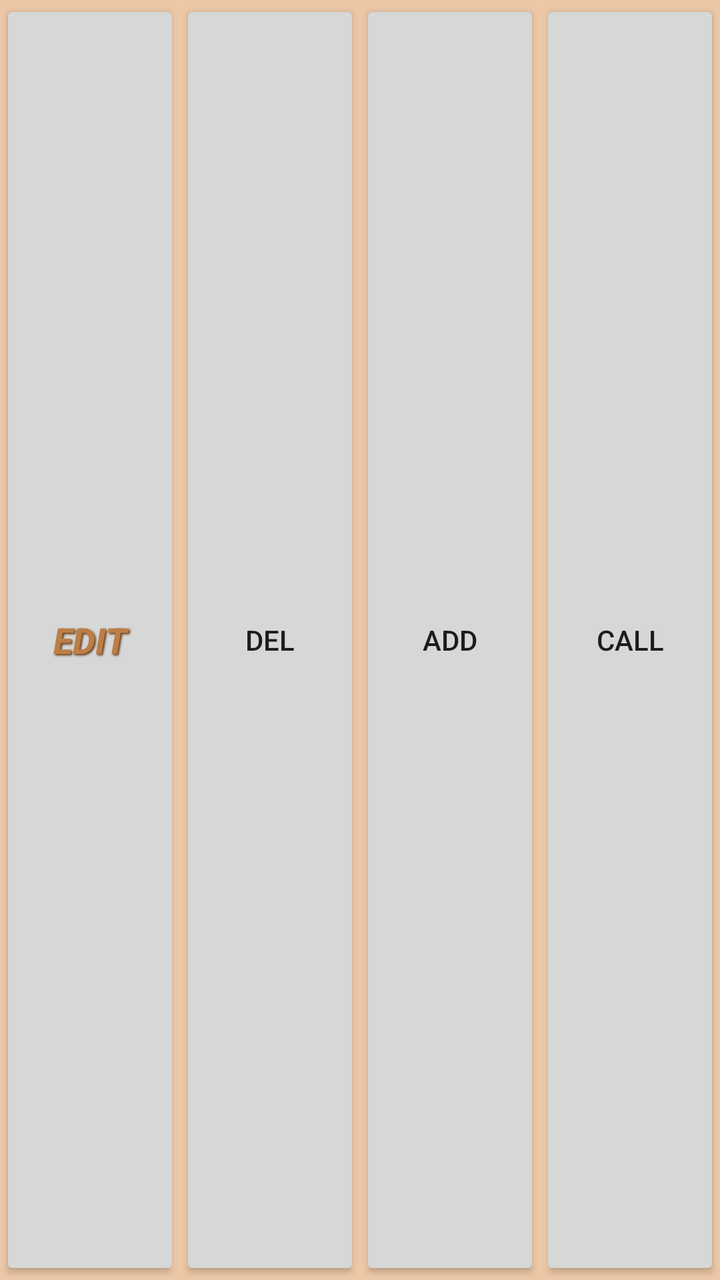
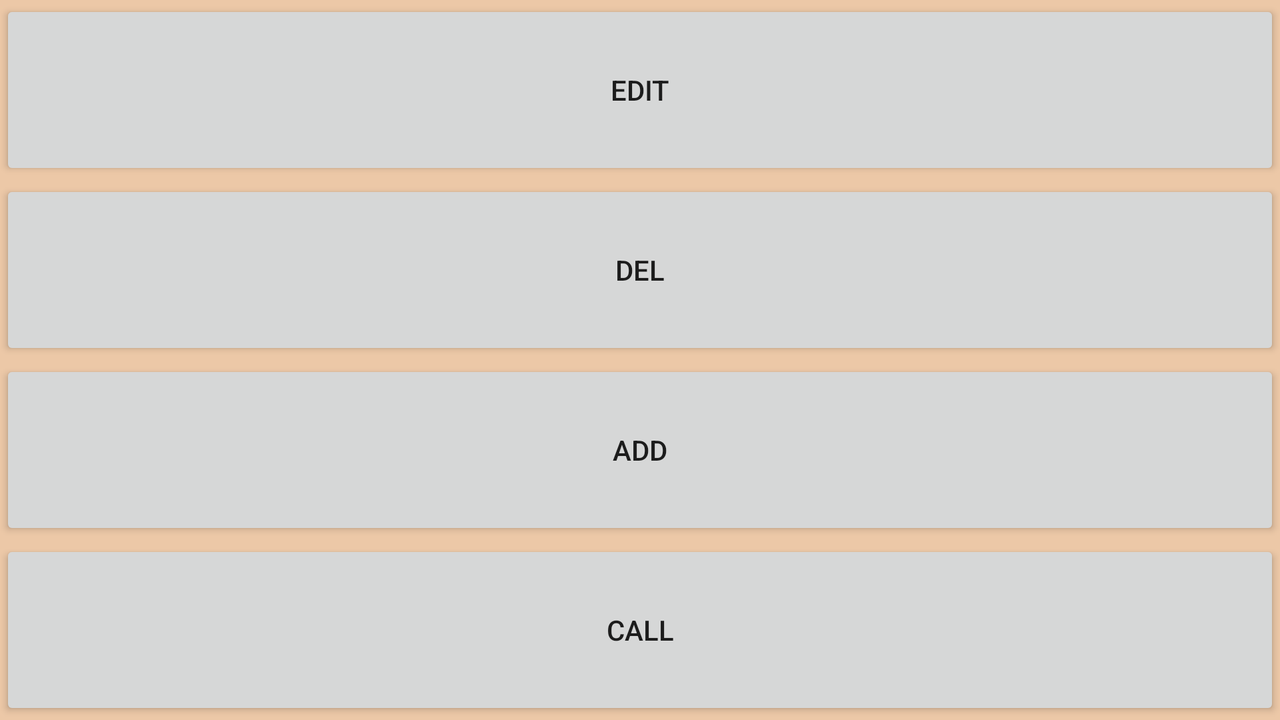

One screen, two layout resources from the same app: the default and the repository's alternative for another configuration. Each is rendered where Android would select it; the XML of both is given below.
<!-- AndroidManifest.xml: application theme AppTheme -->
<!-- res/layout/fragment_button_panel.xml -->
<?xml version="1.0" encoding="utf-8"?>
<LinearLayout xmlns:android="http://schemas.android.com/apk/res/android"
    android:orientation="horizontal"
    android:layout_width="match_parent"
    android:layout_height="match_parent"
    android:background="#ecc8a7"
    android:weightSum="@integer/weight_sum_100">
    
    <Button android:id="@+id/button_edit"

        android:textColor="#bc7e46"
        android:textSize="18sp"
        android:textStyle="bold|italic"
        android:shadowDx="2"
        android:shadowDy="2"
        android:shadowRadius="2"
        android:shadowColor="#613914"
        android:layout_width="0dp"
        android:layout_height="match_parent"
        android:layout_weight="@integer/button_panel_button_weight"
        android:text="@string/button_panel_edit"/>
    <Button android:id="@+id/button_delete"
        android:layout_width="0dp"
        android:layout_height="match_parent"
        android:layout_weight="@integer/button_panel_button_weight"
        android:text="@string/button_panel_delete"/>
    <Button android:id="@+id/button_add"
        android:layout_width="0dp"
        android:layout_height="match_parent"
        android:layout_weight="@integer/button_panel_button_weight"
        android:text="@string/button_panel_add"/>
    <Button android:id="@+id/button_call"
        android:layout_width="0dp"
        android:layout_height="match_parent"
        android:layout_weight="@integer/button_panel_button_weight"
        android:text="@string/button_panel_call"/>
</LinearLayout>
<!-- resources referenced by this layout -->
<resources>
  <integer name="button_panel_button_weight">25</integer>
  <integer name="weight_sum_100">100</integer>
  <string name="button_panel_add">add</string>
  <string name="button_panel_call">call</string>
  <string name="button_panel_delete">del</string>
  <string name="button_panel_edit">edit</string>
  <style name="AppTheme" parent="Theme.AppCompat.Light.NoActionBar">
          
          <item name="colorPrimary">@color/colorPrimary</item>
          <item name="colorPrimaryDark">@color/colorPrimaryDark</item>
          <item name="colorAccent">@color/colorAccent</item>
      </style>
  <color name="colorPrimary">#3F51B5</color>
  <color name="colorPrimaryDark">#303F9F</color>
  <color name="colorAccent">#FF4081</color>
</resources>
<!-- res/layout-land/fragment_button_panel.xml (the repository's variant of the layout above) -->
<!-- drawn on the phone turned sideways -->
<?xml version="1.0" encoding="utf-8"?>
<LinearLayout xmlns:android="http://schemas.android.com/apk/res/android"
    android:orientation="vertical"
    android:layout_width="match_parent"
    android:layout_height="match_parent"
    android:background="#ecc8a7"
    android:weightSum="@integer/weight_sum_100">

    <Button android:id="@+id/button_edit"
        android:layout_width="match_parent"
        android:layout_height="0dp"
        android:layout_weight="@integer/button_panel_button_weight"
        android:text="@string/button_panel_edit"/>
    <Button android:id="@+id/button_delete"
        android:layout_width="match_parent"
        android:layout_height="0dp"
        android:layout_weight="@integer/button_panel_button_weight"
        android:text="@string/button_panel_delete"/>
    <Button android:id="@+id/button_add"
        android:layout_width="match_parent"
        android:layout_height="0dp"
        android:layout_weight="@integer/button_panel_button_weight"
        android:text="@string/button_panel_add"/>
    <Button android:id="@+id/button_call"
        android:layout_width="match_parent"
        android:layout_height="0dp"
        android:layout_weight="@integer/button_panel_button_weight"
        android:text="@string/button_panel_call"
/>
</LinearLayout>
